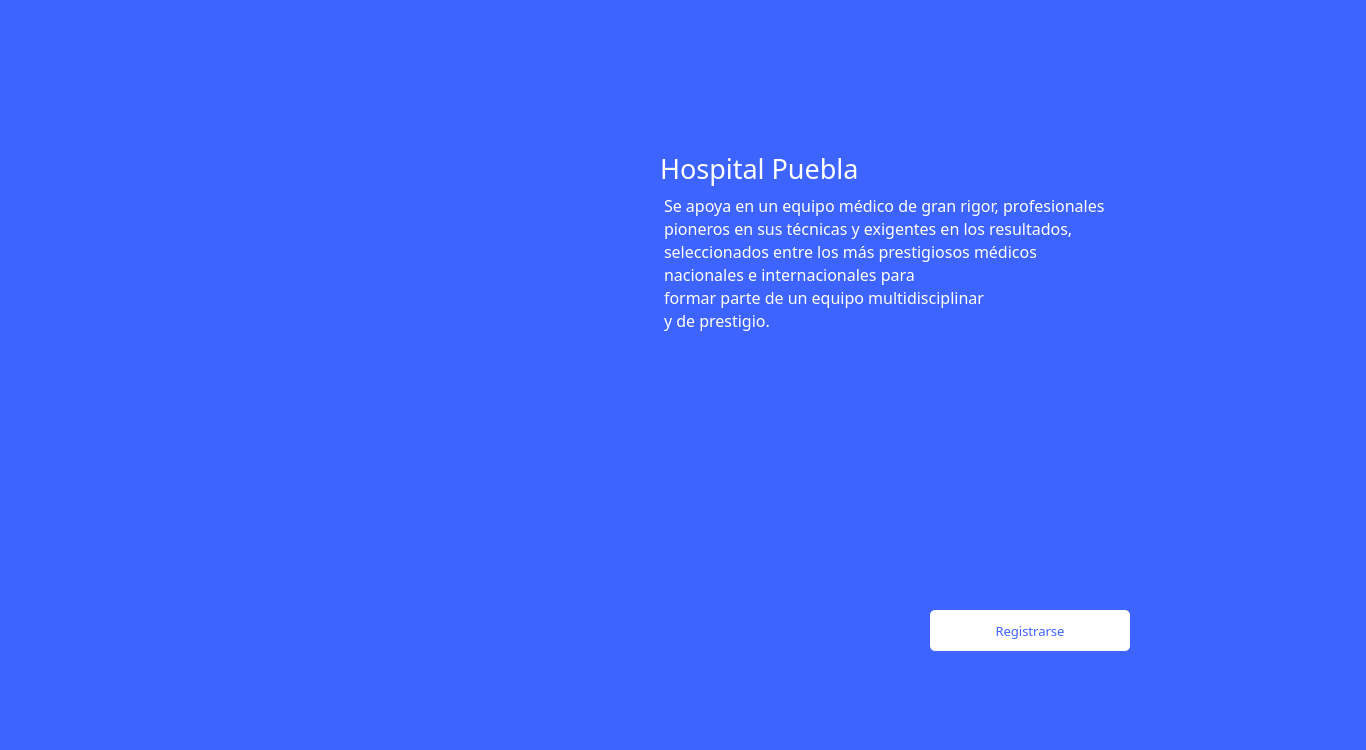
<?xml version="1.0" encoding="UTF-8"?>
<ui version="4.0">
 <class>landpage</class>
 <widget class="QWidget" name="landpage">
  <property name="geometry">
   <rect>
    <x>0</x>
    <y>0</y>
    <width>1366</width>
    <height>750</height>
   </rect>
  </property>
  <property name="windowTitle">
   <string>Form</string>
  </property>
  <widget class="QLabel" name="img_doctores">
   <property name="geometry">
    <rect>
     <x>240</x>
     <y>160</y>
     <width>386</width>
     <height>425</height>
    </rect>
   </property>
   <property name="styleSheet">
    <string notr="true">border: none;
background: none;</string>
   </property>
   <property name="text">
    <string/>
   </property>
   <property name="pixmap">
    <pixmap resource="../../resources.qrc">:/imagenes/Imagenes/img_doctores.png</pixmap>
   </property>
   <property name="scaledContents">
    <bool>true</bool>
   </property>
  </widget>
  <widget class="QLabel" name="label_2">
   <property name="geometry">
    <rect>
     <x>660</x>
     <y>150</y>
     <width>579</width>
     <height>37</height>
    </rect>
   </property>
   <property name="font">
    <font>
     <family>Montserrat</family>
     <pointsize>20</pointsize>
    </font>
   </property>
   <property name="styleSheet">
    <string notr="true">color: rgb(255, 255, 255);</string>
   </property>
   <property name="text">
    <string>Hospital Puebla</string>
   </property>
  </widget>
  <widget class="QPushButton" name="btn_registrarse">
   <property name="geometry">
    <rect>
     <x>930</x>
     <y>610</y>
     <width>200</width>
     <height>41</height>
    </rect>
   </property>
   <property name="font">
    <font>
     <family>Montserrat</family>
     <pointsize>10</pointsize>
    </font>
   </property>
   <property name="cursor">
    <cursorShape>PointingHandCursor</cursorShape>
   </property>
   <property name="styleSheet">
    <string notr="true">border-radius: 5px;
background: white;
color: #3E64FF;
</string>
   </property>
   <property name="text">
    <string>Registrarse</string>
   </property>
  </widget>
  <widget class="QLabel" name="label">
   <property name="geometry">
    <rect>
     <x>0</x>
     <y>0</y>
     <width>1366</width>
     <height>750</height>
    </rect>
   </property>
   <property name="styleSheet">
    <string notr="true">background: #3E64FF;</string>
   </property>
   <property name="text">
    <string/>
   </property>
  </widget>
  <widget class="QPlainTextEdit" name="plainTextEdit">
   <property name="geometry">
    <rect>
     <x>660</x>
     <y>190</y>
     <width>579</width>
     <height>276</height>
    </rect>
   </property>
   <property name="font">
    <font>
     <family>Montserrat</family>
     <pointsize>12</pointsize>
     <weight>50</weight>
     <bold>false</bold>
    </font>
   </property>
   <property name="styleSheet">
    <string notr="true">border: none;
background: #3E64FF;
color: white;</string>
   </property>
   <property name="verticalScrollBarPolicy">
    <enum>Qt::ScrollBarAlwaysOff</enum>
   </property>
   <property name="horizontalScrollBarPolicy">
    <enum>Qt::ScrollBarAlwaysOff</enum>
   </property>
   <property name="readOnly">
    <bool>true</bool>
   </property>
   <property name="plainText">
    <string>Se apoya en un equipo médico de gran rigor, profesionales
pioneros en sus técnicas y exigentes en los resultados,
seleccionados entre los más prestigiosos médicos 
nacionales e internacionales para
formar parte de un equipo multidisciplinar 
y de prestigio.</string>
   </property>
   <property name="overwriteMode">
    <bool>false</bool>
   </property>
  </widget>
  <zorder>label</zorder>
  <zorder>img_doctores</zorder>
  <zorder>label_2</zorder>
  <zorder>btn_registrarse</zorder>
  <zorder>plainTextEdit</zorder>
 </widget>
 <resources>
  <include location="../../resources.qrc"/>
 </resources>
 <connections/>
</ui>
